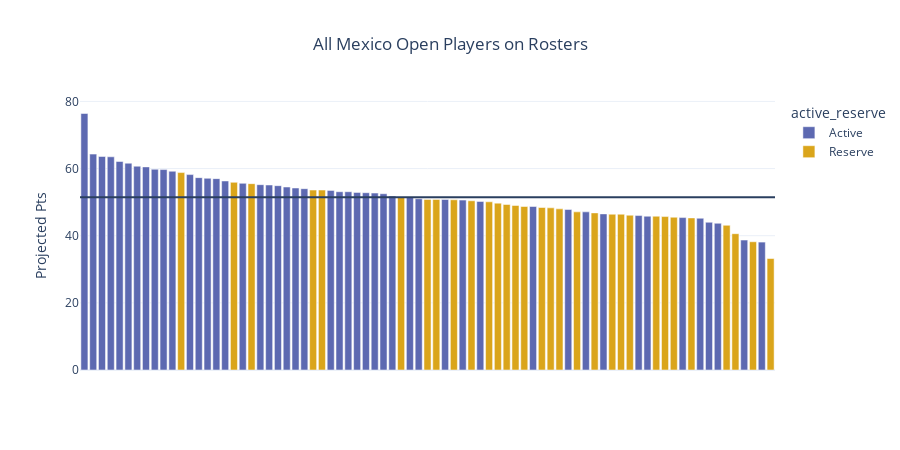

The cell this chart's notebook holds for it:
### Code cell
# ALL PLAYER PROJECTIONS FOR THE WEEK WITH ACTIVE/INACTIVE CALLOUT

fig = px.bar(week.sort_values(by = 'proj_pts',ascending=False).reset_index(),#[:47],
       y = 'proj_pts',
       template='plotly_white',
       title='All Mexico Open Players on Rosters',
       hover_name = 'player',
       color = 'active_reserve',
       color_discrete_map=active_color,height=450,
       labels = {'_index':"", 'proj_pts':'Projected Pts'}).add_hline(y=week.proj_pts.mean()).update_xaxes(showticklabels=False).update_layout(title_x=.5)
fig.show()

### Figure 1 — Plotly figure (JSON) as saved in the notebook; plotly's stock layout.template omitted (floating-point values rounded to 4 significant figures)
{"data": [{"alignmentgroup": "True", "hovertemplate": "<b>%{hovertext}</b><br><br>active_reserve=Active<br>=%{x}<br>Projected Pts=%{y}<extra></extra>", "hovertext": ["Rory McIlroy", "Byeong Hun An", "Russell Henley", "Cameron Young", "Tom Kim", "J.T. Poston", "Eric Cole", "Matthew Fitzpatrick", "Sungjae Im", "Corey Conners", "Min Woo Lee", "Stephan Jaeger", "Sepp Straka", "Keith Mitchell", "Luke List", "Chris Kirk", "Denny McCarthy", "Christiaan Bezuidenhout", "Erik Van Rooyen", "Tom Hoge", "Shane Lowry", "Matthieu Pavon", "Rasmus Hojgaard", "Davis Thompson", "Jake Knapp", "Mark Hubbard", "Akshay Bhatia", "Thorbjorn Olesen", "Thomas Detry", "Lucas Glover", "Ryo Hisatsune", "Daniel Berger", "Carson Young", "Justin Rose", "Maverick McNealy", "Rickie Fowler", "Billy Horschel", "Chesson Hadley", "Taylor Montgomery", "Sam Ryder", "Jacob Bridgeman", "Justin Suh", "Parker Coody", "Matt Kuchar", "Carl Yuan", "Nick Dunlap", "Camilo Villegas", "Adrien Dumont De Chassart"], "legendgroup": "Active", "marker": {"color": "rgb(93,105,177)", "pattern": {"shape": ""}}, "name": "Active", "offsetgroup": "Active", "orientation": "v", "showlegend": true, "textposition": "auto", "type": "bar", "x": [0, 1, 2, 3, 4, 5, 6, 7, 8, 9, 10, 12, 13, 14, 15, 16, 18, 20, 21, 22, 23, 24, 25, 28, 29, 30, 31, 32, 33, 34, 35, 37, 38, 41, 43, 45, 51, 55, 57, 59, 63, 64, 68, 70, 71, 72, 75, 77], "xaxis": "x", "y": [76.4, 64.3, 63.6, 63.5, 62.1, 61.6, 60.7, 60.5, 59.8, 59.7, 59.2, 58.2, 57.3, 57.1, 57, 56.3, 55.6, 55.2, 55.1, 54.9, 54.5, 54.2, 54, 53.5, 53.1, 53.1, 52.9, 52.8, 52.7, 52.5, 51.8, 51.4, 51, 50.8, 50.6, 50.2, 48.7, 47.8, 47.1, 46.5, 46, 45.8, 45.4, 45.2, 44, 43.7, 38.7, 38.1], "yaxis": "y"}, {"alignmentgroup": "True", "hovertemplate": "<b>%{hovertext}</b><br><br>active_reserve=Reserve<br>=%{x}<br>Projected Pts=%{y}<extra></extra>", "hovertext": ["Beau Hossler", "Adam Svensson", "Doug Ghim", "Adam Schenk", "Alex Noren", "Ben Griffin", "Brendon Todd", "Matt Wallace", "Taylor Pendrith", "Michael Kim", "Austin Eckroat", "Ryan Fox", "Seonghyeon Kim", "Brandon Wu", "Vincent Norrman", "Alex Smalley", "Justin Lower", "Tyler Duncan", "Dylan Wu", "Kyoung-Hoon Lee", "Alejandro Tosti", "Chris Gotterup", "Matthew NeSmith", "Cameron Champ", "Scott Stallings", "Robert Macintyre", "Nick Hardy", "Garrick Higgo", "Patton Kizzire", "Ryan Moore", "Pierceson Coody"], "legendgroup": "Reserve", "marker": {"color": "rgb(218,165,27)", "pattern": {"shape": ""}}, "name": "Reserve", "offsetgroup": "Reserve", "orientation": "v", "showlegend": true, "textposition": "auto", "type": "bar", "x": [11, 17, 19, 26, 27, 36, 39, 40, 42, 44, 46, 47, 48, 49, 50, 52, 53, 54, 56, 58, 60, 61, 62, 65, 66, 67, 69, 73, 74, 76, 78], "xaxis": "x", "y": [58.8, 55.9, 55.5, 53.6, 53.6, 51.5, 50.8, 50.8, 50.7, 50.4, 50.1, 49.7, 49.3, 49, 48.7, 48.4, 48.3, 48, 47.1, 46.8, 46.4, 46.4, 46.1, 45.8, 45.7, 45.5, 45.3, 43.1, 40.6, 38.2, 33.2], "yaxis": "y"}], "layout": {"barmode": "relative", "height": 450, "legend": {"title": {"text": "active_reserve"}, "tracegroupgap": 0}, "shapes": [{"type": "line", "x0": 0, "x1": 1, "xref": "x domain", "y0": 51.49, "y1": 51.49, "yref": "y"}], "title": {"text": "All Mexico Open Players on Rosters", "x": 0.5}, "xaxis": {"anchor": "y", "domain": [0, 1], "showticklabels": false, "title": {"text": ""}}, "yaxis": {"anchor": "x", "domain": [0, 1], "title": {"text": "Projected Pts"}}}}
